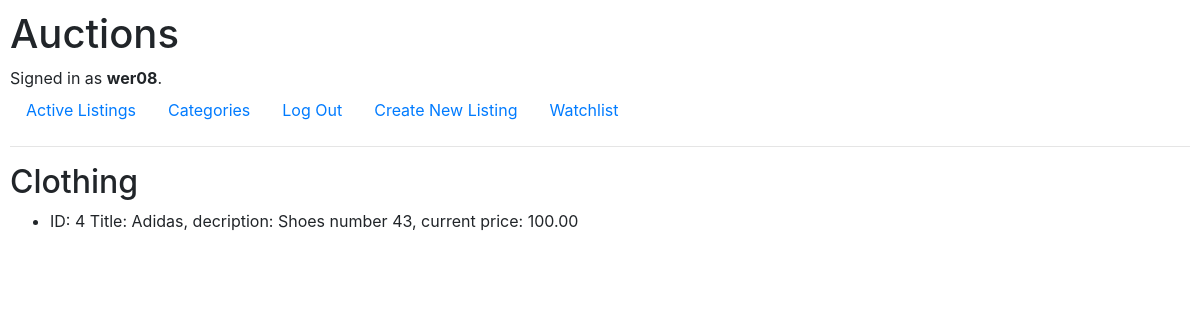
Screenshot of //category/Clothing (signed in) with the database file from the repository.
### auctions/models.py (models this page shows, shortened)
class User(AbstractUser):
    pass

class AuctionListing(models.Model):
    categories = [
    ("Clothing","Clothing"),
    ("Car","Car"),
    ("RTV","RTV"),
    ("AGD","AGD"),
    ("Toy","Toy"),
    ("Home","Home")
    ]
    title = models.CharField(max_length=64)
    category = models.CharField(max_length=10, blank=True, choices=categories)
    description = models.CharField(max_length=512)
    starting_bid = models.DecimalField(max_digits=10, decimal_places=2)
    current_price = models.DecimalField(max_digits=10, decimal_places=2, null=True, blank=True)
    image = models.CharField(max_length=10240,default="https://encrypted-tbn0.gstatic.com/images?q=tbn:ANd9GcRqEWgS0uxxEYJ0PsOb2OgwyWvC0Gjp8NUdPw&usqp=CAU",blank=True,null=True)
    def __str__(self):
        return f"ID: {self.id} Title: {self.title}, decription: {self.description}, current price: {self.current_price}"

### auctions/views.py (the view)
# urls.py: path("/category/<str:category_listing>", views.category_listing, name="category_listing"),
def category_listing(request, category_listing):
    list_of_objects = AuctionListing.objects.filter(category=category_listing)
    return render(request, "auctions/category_listing.html",{
        "category_listing": category_listing,
        "list": list_of_objects
    })

### auctions/templates/auctions/category_listing.html
{% extends "auctions/layout.html" %}
{% block body %}
    <h2>{{category_listing}}</h2>
    <ul>
    {% for object in list %}
        <li>{{object}}</li>
    {% endfor %}
    </ul>
{% endblock %}

### auctions/templates/auctions/layout.html (shortened to what this page needs)
{% load static %}
<!DOCTYPE html>
<html lang="en">
    <head>
        <link rel="stylesheet" href="https://stackpath.bootstrapcdn.com/bootstrap/4.4.1/css/bootstrap.min.css">
        <link href="{% static 'auctions/styles.css' %}" rel="stylesheet">
    </head>
    <body>
        <h1>Auctions</h1>
        <div>
            {% if user.is_authenticated %}
                Signed in as <strong>{{ user.username }}</strong>.
            {% else %}
                Not signed in.
            {% endif %}
        </div>
        <ul class="nav">
            <li class="nav-item">
                <a class="nav-link" href="{% url 'index' %}">Active Listings</a>
            </li>
            <li class="nav-item">
                <a class="nav-link" href="{% url 'categories' %}">Categories</a>
            </li>
            {% if user.is_authenticated %}
                <li class="nav-item">
                    <a class="nav-link" href="{% url 'logout' %}">Log Out</a>
                </li>
                <li class="nav-item">
                    <a class="nav-link" href="{% url 'newListing' %}">Create New Listing</a>
                </li>
                <li class="nav-item">
                    <a class="nav-link" href="{% url 'watchlist' %}">Watchlist</a>
                </li>
            {% endif %}
        </ul>
        <hr>
        {% block body %}
        {% endblock %}
    </body>
</html>

### auctions/static/auctions/styles.css (style rules this page uses)
body { padding: 10px; }

### rows the page displays
User: username "wer08"
AuctionListing: category "Clothing", id+title+description "ID: 4 Title: Adidas, decription: Shoes number 43, current price: 100.00"
